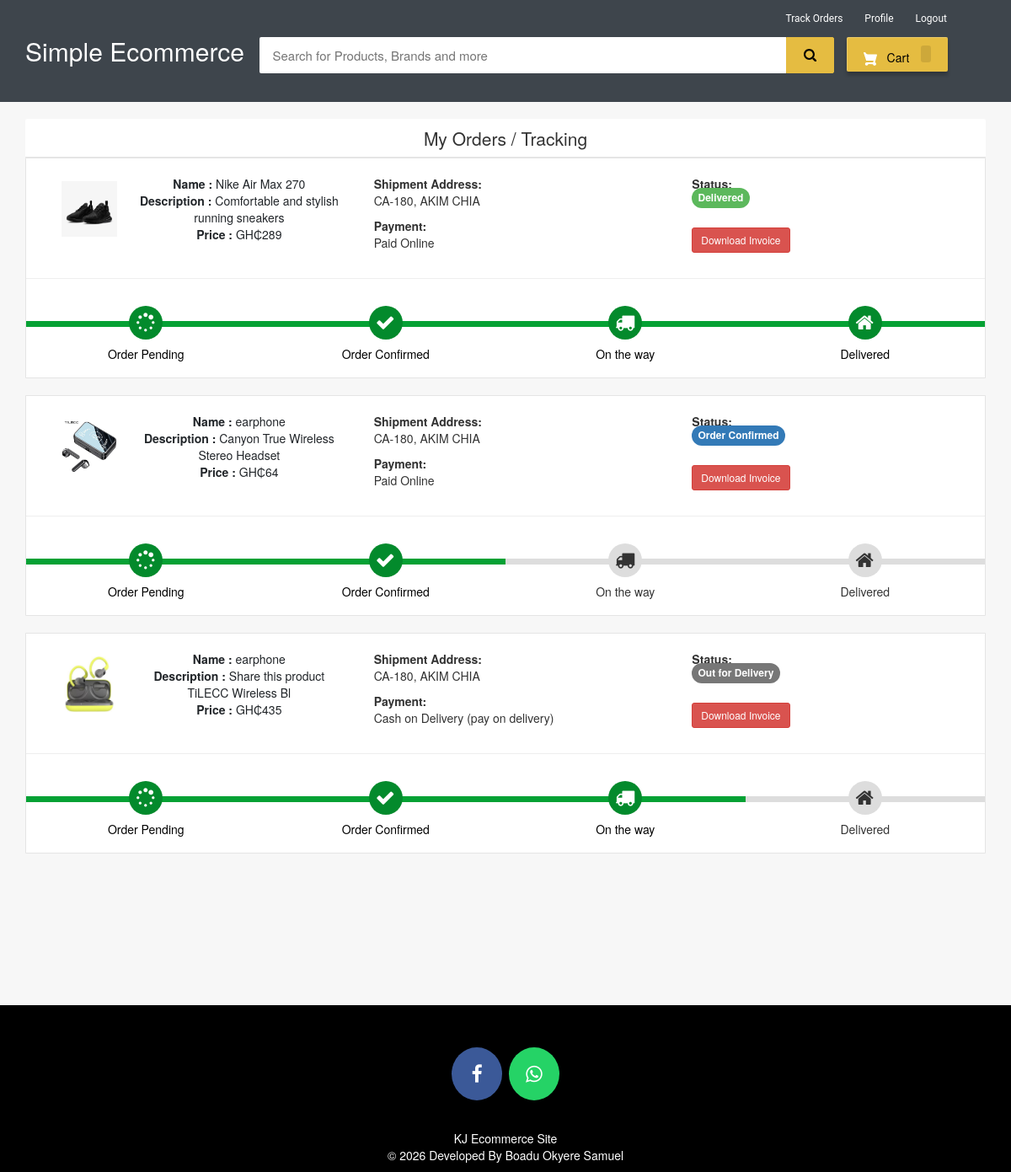
The app's page /my-order (signed in) with its own data.
### ecom/models.py (models this page shows, shortened)
class Product(models.Model):
    name=models.CharField(max_length=40)
    product_image= models.ImageField(upload_to='product_image/',null=True,blank=True)
    price = models.PositiveIntegerField()
    description=models.CharField(max_length=40)

class Orders(models.Model):
    STATUS =(
        ('Pending','Pending'),
        ('Order Confirmed','Order Confirmed'),
        ('Out for Delivery','Out for Delivery'),
        ('Delivered','Delivered'),
    )
    PAYMENT_METHOD = (
        ('Online Payment','Online Payment (Card/MoMo)'),
        ('Cash on Delivery','Cash on Delivery'),
    )
    PAYMENT_STATUS = (
        ('Paid','Paid'),
        ('Unpaid','Unpaid'),
    )
    customer=models.ForeignKey('Customer', on_delete=models.CASCADE,null=True)
    product=models.ForeignKey('Product',on_delete=models.CASCADE,null=True)
    email = models.CharField(max_length=50,null=True)
    address = models.CharField(max_length=500,null=True)
    mobile = models.CharField(max_length=20,null=True)
    order_date= models.DateField(auto_now_add=True,null=True)
    status=models.CharField(max_length=50,null=True,choices=STATUS)
    payment_method=models.CharField(max_length=20,null=True,choices=PAYMENT_METHOD,default='Online Payment')
    payment_status=models.CharField(max_length=10,null=True,choices=PAYMENT_STATUS,default='Unpaid')

### ecom/views.py (the view)
# urls.py: path('my-order', views.my_order_view,name='my-order'),
@login_required(login_url='customerlogin')
@user_passes_test(is_customer)
def my_order_view(request):
    customer=models.Customer.objects.get(user_id=request.user.id)
    orders=models.Orders.objects.all().filter(customer_id = customer)
    ordered_products=[]
    for order in orders:
        ordered_product=models.Product.objects.all().filter(id=order.product.id)
        ordered_products.append(ordered_product)
    return render(request,'ecom/my_order.html',{'data':zip(ordered_products,orders)})

### ecom/views.py (called while the page is built)
def is_customer(user):
    return user.groups.filter(name='CUSTOMER').exists()

### templates/ecom/my_order.html (shortened to what this page needs)
{% extends 'ecom/customer_base.html' %}
{% load static %}
{% block content %}
<br>
<div class="container">
    <header class="card-header" style="text-align:center; font-size: 21px"> My Orders / Tracking </header>
    {% for products,order in data %}
    <article class="card">
        <div class="card-body">
            <ul class="row" style="margin-left:20px;margin-top:20px;">
                <li class="col-md-4">
                  <figure class="itemside mb-3">
                    {%for product in products%}
                      <div class="aside"><img src="{% static product.product_image.url %}" class="img-sm border"></div>
                      <figcaption class="info align-self-center">
                          <p class="title"><strong>Name : </strong>{{product.name}} <br> <strong>Description : </strong>{{product.description}} <br> <strong>Price : </strong>GH₵{{product.price}}</p>
                      </figcaption>
                  </figure>
                </li>
                <li class="col-md-4">
                    <div class="col"> <strong>Shipment Address:</strong> <br> {{order.address}}</div>
                    <div class="col" style="margin-top:10px;">
                        <strong>Payment:</strong> <br>
                        {% if order.payment_method == 'Cash on Delivery' %}
                          Cash on Delivery
                          {% if order.payment_status == 'Unpaid' %}(pay on delivery){% else %}(Paid){% endif %}
                        {% else %}
                          Paid Online
                        {% endif %}
                    </div>
                </li>
                <li class="col-md-4">
                    <div class="col"> <strong>Status:</strong> <br>
                        {% if order.status == 'Pending'%}
                        <td> <span class="label label-info" style="font-size: 12px; border-radius: 30px;">{{order.status}}</span></td>
                        {% elif order.status == 'Delivered' %}
                        <td> <span class="label label-success" style="font-size: 12px; border-radius: 30px;">{{order.status}}</span></td>
                        {% elif order.status == 'Out for Delivery' %}
                        <td> <span class="label label-default" style="font-size: 12px; border-radius: 30px;">{{order.status}}</span></td>
                        {%else%}
                          <td> <span class="label label-primary" style="font-size: 12px; border-radius: 30px;">{{order.status}}</span></td>
                        {%endif%}
                    </div> <br>
                    <h4><a style="text-decoration:none;" href="{% url 'download-invoice' order.id product.id  %}" ><button class="btn btn-danger btn-sm">Download Invoice</button></a></h4>
                </li>
                {%endfor%}
            </ul>
            <hr>
            <div class="track">
                {%if order.status == 'Pending' %}
                <div class="step active"> <span class="icon"> <i style="padding-top:3px; padding-right:25px;" class="fa fa-spinner"></i> </span> <span class="text">Order Pending</span> </div>
                <div class="step "> <span class="icon"> <i style="padding-top:3px; padding-right:25px;" class="fa fa-check"></i> </span> <span class="text"> Order Confirmed</span> </div>
                <div class="step "> <span class="icon"> <i style="padding-top:3px; padding-right:25px;" class="fa fa-truck"></i> </span> <span class="text"> On the way </span> </div>
                <div class="step "> <span class="icon"> <i style="padding-top:3px; padding-right:25px;" class="fa fa-home"></i> </span> <span class="text">Delivered</span> </div>
                {%elif order.status == 'Order Confirmed' %}
                <div class="step active"> <span class="icon"> <i style="padding-top:3px; padding-right:25px;" class="fa fa-spinner"></i> </span> <span class="text">Order Pending</span> </div>
                <div class="step active"> <span class="icon"> <i style="padding-top:3px; padding-right:25px;" class="fa fa-check"></i> </span> <span class="text"> Order Confirmed</span> </div>
                <div class="step "> <span class="icon"> <i style="padding-top:3px; padding-right:25px;" class="fa fa-truck"></i> </span> <span class="text"> On the way </span> </div>
                <div class="step "> <span class="icon"> <i style="padding-top:3px; padding-right:25px;" class="fa fa-home"></i> </span> <span class="text">Delivered</span> </div>
                {%elif order.status == 'Out for Delivery'%}
                <div class="step active"> <span class="icon"> <i style="padding-top:3px; padding-right:25px;" class="fa fa-spinner"></i> </span> <span class="text">Order Pending</span> </div>
                <div class="step active"> <span class="icon"> <i style="padding-top:3px; padding-right:25px;" class="fa fa-check"></i> </span> <span class="text"> Order Confirmed</span> </div>
                <div class="step active"> <span class="icon"> <i style="padding-top:3px; padding-right:25px;" class="fa fa-truck"></i> </span> <span class="text"> On the way </span> </div>
                <div class="step "> <span class="icon"> <i style="padding-top:3px; padding-right:25px;" class="fa fa-home"></i> </span> <span class="text">Delivered</span> </div>
                {%else%}
                <div class="step active"> <span class="icon"> <i style="padding-top:3px; padding-right:25px;" class="fa fa-spinner"></i> </span> <span class="text">Order Pending</span> </div>
                <div class="step active"> <span class="icon"> <i style="padding-top:3px; padding-right:25px;" class="fa fa-check"></i> </span> <span class="text"> Order Confirmed</span> </div>
                <div class="step active"> <span class="icon"> <i style="padding-top:3px; padding-right:25px;" class="fa fa-truck"></i> </span> <span class="text"> On the way </span> </div>
                <div class="step active"> <span class="icon"> <i style="padding-top:3px; padding-right:25px;" class="fa fa-home"></i> </span> <span class="text">Delivered</span> </div>
                {%endif%}
            </div>
        </div>
    </article><br>
    {%endfor%}
</div>
<br><br><br><br><br>
{% endblock content %}

### templates/ecom/customer_base.html (shortened to what this page needs)
<html>
{% load static %}
<head>
<link rel="stylesheet" href="https://maxcdn.bootstrapcdn.com/bootstrap/3.3.0/css/bootstrap.min.css">
<link rel="stylesheet" href="https://maxcdn.bootstrapcdn.com/font-awesome/4.7.0/css/font-awesome.min.css">
</head>
<body>
<div id="navbar">
    <div class="container">
        <div class="row row1">
            <ul class="largenav pull-right">
                <li class="upper-links"><a class="links" href="/my-order">Track Orders</a></li>
                <li class="upper-links"><a class="links" href="/my-profile">Profile</a></li>
                <li class="upper-links"><a class="links" href="/logout">Logout</a></li>
            </ul>
        </div>
        <div class="row row2">
            <div class="col-sm-3">
                <h2 style="margin:0px;"><a style="text-decoration:none; color:white;" href="/"><span class="largenav">Simple Ecommerce </span></a></h2>
            </div>
            <div class="navbar-search smallsearch col-sm-7 col-xs-11">
              <form  action="/search" method="get">
                <div class="row"> <input class="navbar-input col-xs-11" type="search" placeholder="Search for Products, Brands and more" name="query" id="query">
                  <button class="navbar-button col-xs-1" type="submit">
                  </button>
                </div>
              </form>
            </div>
            <div class="cart1 largenav col-sm-2"> <a class="cart-button" href="/cart">  Cart <span class="item-number ">{{ product_count_in_cart }}</span> </a> </div>
        </div>
    </div>
</div>
{% block content %}
{% endblock content %}
<br><br><br>
<footer>
  <br>
  <p>
<a id="ftr" href="https://www.facebook.com/share/1EgqfHPvXZ/?mibextid=wwXIfr" class="fa fa-facebook" target="_blank" rel="noopener"></a>
<a id="ftr" href="https://wa.me/233543902974" class="fa fa-whatsapp" target="_blank" rel="noopener"></a>
  </p>
  <br>
  <div class="container">
    <div class="row">
      <div class="col-md-12 col-sm-12">
        <div style="color:#ffffff;" class="wow fadeInUp footer-copyright">
          <p>KJ Ecommerce Site<br>
            &copy; 2026 Developed By Boadu Okyere Samuel  </p>
        </div>
      </div>
    </div>
  </div>
</footer>
</body>
</html>

### templates/ecom/customer_base.html (style rules this page uses)
body { background-color: #f7f7f7; }
#navbar { background-color: #3e454c; color: black; }
.row1 { padding-top: 10px; padding-right: 50px }
.row2 { padding-bottom: 20px }
.navbar-input { padding: 11px 16px; border-radius: 2px 0 0 2px; border: 0 none; outline: 0 none; font-size: 15px }
.navbar-button { background-color: #e5bc41; border: 1px solid #e5bc41; border-radius: 0 2px 2px 0; color: #565656; padding: 10px 0; height: 43px; cursor: pointer }
.cart-button { background-color: #E5BC41; box-shadow: 0 4px 4px 0 rgba(0, 0, 0, .23), inset 1px 1px 0 0 hsla(0, 0%, 100%, .2); padding: 10px 0; text-align: center; height: 41px; border-radius: 2px; font-weight: 500; width: 120px; display: inline-block; color: #FFFFFF; text-decoration: none; color: inherit; border: none; outline: none }
.cart-svg { display: inline-block; width: 16px; height: 16px; vertical-align: middle; margin-right: 8px }
.item-number { border-radius: 3px; background-color: rgba(0, 0, 0, .1); height: 20px; padding: 3px 6px; font-weight: 500; display: inline-block; color: #fff; line-height: 12px; margin-left: 10px }
.upper-links { display: inline-block; padding: 0 11px; line-height: 23px; font-family: 'Roboto', sans-serif; letter-spacing: 0; color: inherit; border: none; outline: none; font-size: 12px }
.links { color: #fff; text-decoration: none }
.largenav { display: none }
.smallsearch { margin-left: 15px; margin-top: 15px }
footer { padding: 0px 0px 0px 0px; background-color: black; margin: 0px; }
#ftr { padding: 20px; }
.fa { font-size: 23px; width: 60px; text-align: center; text-decoration: none; margin: 5px 2px; border-radius: 50%; }
.fa-facebook { background: #3B5998; color: white; margin-top: 30px; }
.fa-whatsapp { background: #25d366; color: white; }
p { text-align: center; }
@media screen and (min-width: 768px) { .largenav { display: block } }
@media screen and (min-width: 768px) { .smallsearch { margin: 0px } }

### templates/ecom/my_order.html (style rules this page uses)
body { background-color: #f7f7f7; }
.container { margin-top: 0px; margin-bottom: 0px }
.card { position: relative; display: -webkit-box; display: -ms-flexbox; display: flex; -webkit-box-orient: vertical; -webkit-box-direction: normal; -ms-flex-direction: column; flex-direction: column; min-width: 0; word-wrap: break-word; background-color: #fff; background-clip: border-box; border: 1px solid rgba(0, 0, 0, 0.1); border-radius: 0.10rem }
.card-header:first-child { border-radius: calc(0.37rem - 1px) calc(0.37rem - 1px) 0 0 }
.card-header { padding: 0.75rem 1.25rem; margin-bottom: 0; background-color: #fff; border-bottom: 1px solid rgba(0, 0, 0, 0.1) }
.track { position: relative; background-color: #ddd; height: 7px; display: -webkit-box; display: -ms-flexbox; display: flex; margin-bottom: 60px; margin-top: 50px }
.track .step { -webkit-box-flex: 1; -ms-flex-positive: 1; flex-grow: 1; width: 25%; margin-top: -18px; text-align: center; position: relative }
.track .step.active:before { background: #05a134 }
.track .step::before { height: 7px; position: absolute; content: ""; width: 100%; left: 0; top: 18px }
.track .step.active .icon { background: #038a2c; color: #fff }
.track .icon { display: inline-block; width: 40px; height: 40px; line-height: 40px; position: relative; border-radius: 100%; background: #ddd }
.track .step.active .text { font-weight: 400; color: #000 }
.track .text { display: block; margin-top: 7px }
.itemside { position: relative; display: -webkit-box; display: -ms-flexbox; display: flex; width: 100% }
.itemside .aside { position: relative; -ms-flex-negative: 0; flex-shrink: 0 }
.img-sm { width: 80px; height: 80px; padding: 7px }
ul.row, ul.row-sm { list-style: none; padding: 0 }
.itemside .info { padding-left: 15px; padding-right: 7px }
.itemside .title { display: block; margin-bottom: 5px; color: #212529 }
p { margin-top: 0; margin-bottom: 1rem }

### records on screen
Orders: address "CA-180, AKIM CHIA", status "Delivered", shows "Order Pending"
Product: product_image (picture), name "Nike Air Max 270", description "Comfortable and stylish running sneakers", price "289", shows "Paid Online"
Orders: address "CA-180, AKIM CHIA", status "Order Confirmed", shows "Order Pending"
Product: product_image (picture), name "earphone", description "Canyon True Wireless Stereo Headset", price "64", shows "Paid Online"
Orders: address "CA-180, AKIM CHIA", status "Out for Delivery", shows "Order Pending"
Product: product_image (picture), name "earphone", description "Share this product TiLECC Wireless Bl", price "435", shows "Cash on Delivery", shows "(pay on delivery)"
